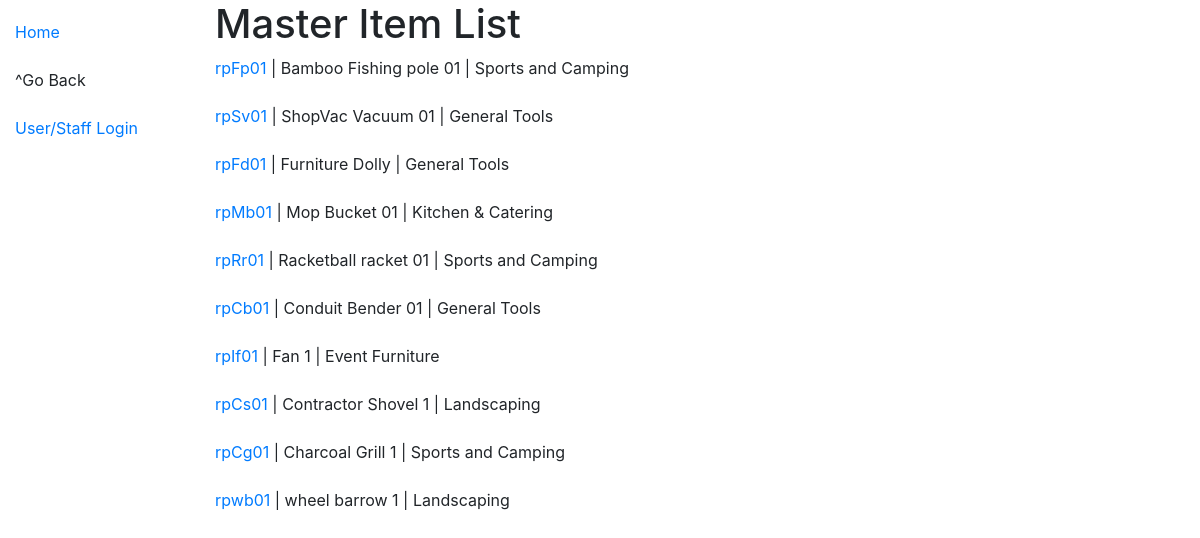
Screenshot of /shareshack/items/ with the database file from the repository.
### shareshack/models.py (models this page shows, shortened)
class Item(models.Model):
    department = models.ForeignKey('Department', models.SET_NULL, blank=True, null=True)
    writtenId = models.CharField('Written ID', help_text= mark_safe('<i>The number written on item</i>'), max_length=30, unique=True)
    name = models.CharField(max_length=30, help_text= mark_safe('<i>e.g. cordless drill 3</i>'))
    date_added = models.DateField(auto_now_add=True)
    condition = models.TextField(max_length=100, help_text='Update changes upon return if necessary', blank=True, null=True)
    donor =  models.ForeignKey(User, related_name='donor', on_delete=models.SET_NULL, null=True, blank=True)
    borrower = models.ForeignKey(User, related_name='borrower', on_delete=models.SET_NULL, null=True, blank=True)
    due_back = models.DateField(blank=True, null=True)
    image = models.CharField(max_length = 200, blank=True)
    LOAN_STATUS = (
        ('a', 'Available'),
        ('m', 'Maintenance'),
        ('o', 'On loan'),
        ('r', 'Reserved'),
    )
    status = models.CharField(
        max_length=1,
        choices=LOAN_STATUS,
        blank=True,
        default='a',
        help_text='Item availability',
    )
    class Meta:
        ordering = ['status','due_back']
        permissions = (
            ("can_mark_returned", "Can checkout and return items"),
            ("donation_intake", "Process new donations"),
            )
    def get_absolute_url(self):
        return reverse('item-detail', args=[str(self.id)])

class Department(models.Model):
    name = models.CharField(max_length=200)
    def __str__(self):
        return self.name

### shareshack/views.py (the view)
# urls.py: path('items/', views.ItemListView.as_view(), name='items'),
class ItemListView(generic.ListView):
    model = Item

### shareshack/templates/shareshack/item_list.html
{% extends "base_generic.html" %}
{% block content %}
  <h1>Master Item List</h1>
  {% if item_list %}
  <ul>
    {% for item in item_list %}
      <li>
        <a href="{{ item.get_absolute_url }}">{{ item.writtenId }}</a> | {{item.name}} | {{item.department}}
      </li>
      <br>
    {% endfor %}
  </ul>
    {% else %}
    <p>There are no items here.</p>
  {% endif %}
{% endblock %}

### shareshack/templates/base_generic.html (shortened to what this page needs)
<!DOCTYPE html>
<html lang="en">
  {% load static %}
<head>
  <link rel="stylesheet" href="https://cdn.jsdelivr.net/npm/bootstrap@4.6.2/dist/css/bootstrap.min.css">
  <link rel="stylesheet" type="text/css" href="{% static 'css/styles.css' %}">
</head>
<body>
  <div class="container-fluid">
    <div class="row">
      <div class="col-sm-2">
      {% block sidebar %}
        <ul class="sidebar-nav">
          <li><a id="home" href="{% url 'home' %}">Home</a></li>
          <br>
          {% block departments %}
            {% if department_list %}
            {% for department in department_list %}
            <li>
             <a class="f" href="{{ department.get_absolute_url }}">{{ department.name }}</a>
            </li>
            {% endfor %}
            {% else %}
            <li>^Go Back</li>
            {% endif %}
          {% endblock %}
        <br>
          {% if user.is_authenticated %}
          <li class="f">Hello: <i>{{ user.get_username }}</i></li>
          <li><a href="{% url 'my-borrowed-items' %}">Your checked-out items</a></li>
          <li><a href="{% url 'logout'%}?next={{request.path}}">Logout</a></li>
          {% else %}
           <li><a href="{% url 'login'%}?next={{request.path}}">User/Staff Login</a></li>
          {% endif %}
        <br>
        </ul>
     {% endblock %}
      </div>
      <div class="col-sm-10 ">{% block content %}{% endblock %}</div>
    </div>
  </div>
</body>
</html>

### portal/static/css/styles.css (style rules this page uses)
.sidebar-nav { margin-top: 20px; padding: 0; list-style: none; }
ul { list-style-type: none; margin: 0; padding: 0; }

### rows the page displays
Item: writtenId "rpFp01", name "Bamboo Fishing pole 01", department "Sports and Camping"
Item: writtenId "rpSv01", name "ShopVac Vacuum 01", department "General Tools"
Item: writtenId "rpFd01", name "Furniture Dolly", department "General Tools"
Item: writtenId "rpMb01", name "Mop Bucket 01", department "Kitchen & Catering"
Item: writtenId "rpRr01", name "Racketball racket 01", department "Sports and Camping"
Item: writtenId "rpCb01", name "Conduit Bender 01", department "General Tools"
Item: writtenId "rpIf01", name "Fan 1", department "Event Furniture"
Item: writtenId "rpCs01", name "Contractor Shovel 1", department "Landscaping"
Item: writtenId "rpCg01", name "Charcoal Grill 1", department "Sports and Camping"
Item: writtenId "rpwb01", name "wheel barrow 1", department "Landscaping"
